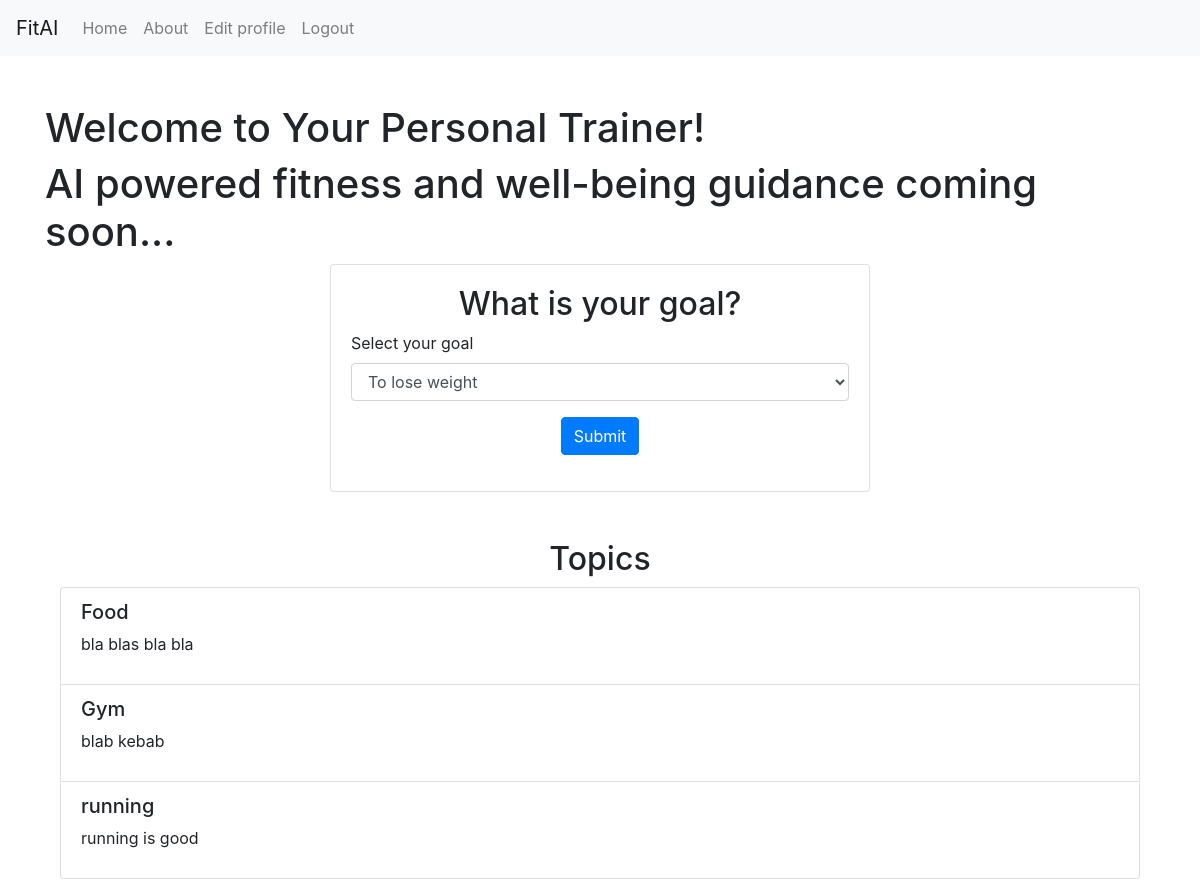
The app's page /user (signed in), older data.
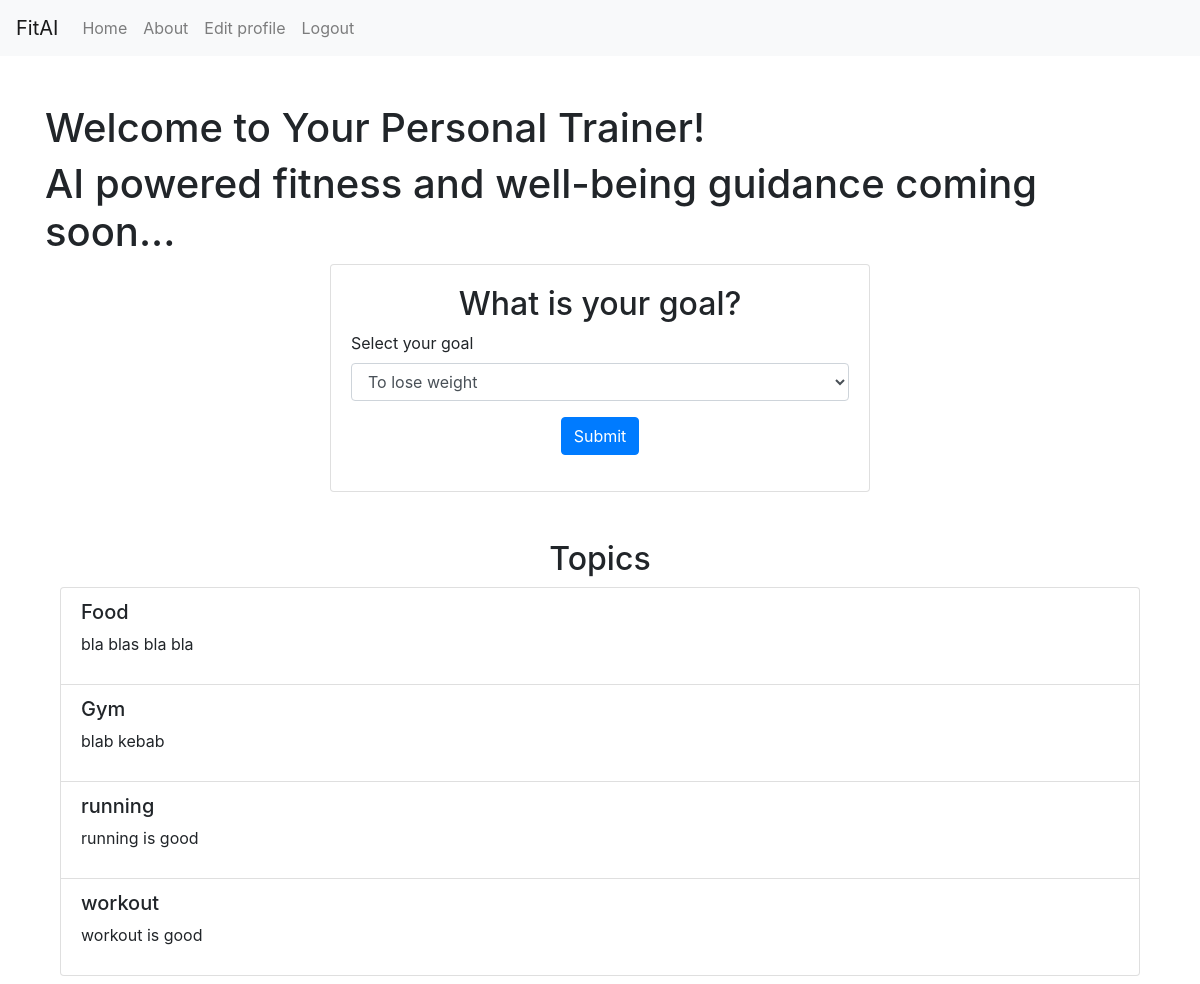
The same page, newer data.
### main.py (models this page shows, shortened)
class Topics(db.Model):
    id = db.Column(db.Integer, primary_key=True)
    title = db.Column(db.String(100), nullable=False)
    description = db.Column(db.Text, nullable=True)

### main.py (the view)
@app.route("/user", methods=["POST", "GET"])
def user():
    if "user" in session:
        email = session["email"]
        user = Users.query.filter_by(email=email).first()
        topics = Topics.query.all()  # לקבל את כל הנושאים
        if request.method == "POST":
            goal = request.form["goal"]
            db.session.commit()
            flash("Information updated successfully!", "success")
            return redirect(url_for("user"))
        return render_template("user.html", email=email, topics=topics)
    else:
        return redirect(url_for("login"))

### main.py (called while the page is built)
@app.context_processor
def inject_user():
    user_email = session.get("email")
    user_type = session.get("user_type")
    user = Users.query.filter_by(email=user_email).first() if user_email else None
    return dict(current_user=user)

### Templates/user.html (shortened to what this page needs)
{% extends "base.html" %}
{% block content %}
<div class="background-image">
    <div class="container mt-5">
        <div class="welcome-message">
            <h1>Welcome to Your Personal Trainer!</h1>
            <h1>AI powered fitness and well-being guidance coming soon...</h1>
        </div>
        <div class="row">
            <div class="col-md-6 offset-md-3">
                <div class="card">
                    <div class="card-body">
                        <h2 class="text-center">What is your goal?</h2>
                        <form action="/user" method="POST">
                            <div class="form-group">
                                <label for="goal">Select your goal</label>
                                <select name="goal" id="goal" class="form-control">
                                    <option value="lose_weight">To lose weight</option>
                                </select>
                            </div>
                            <div class="form-group text-center mt-3">
                                <input type="submit" class="btn btn-primary" value="Submit">
                            </div>
                        </form>
                    </div>
                </div>
            </div>
        </div>
        <div class="container mt-5">
            <h2 class="text-center">Topics</h2>
            <ul class="list-group">
                {% for topic in topics %}
                    <li class="list-group-item">
                        <h5>{{ topic.title }}</h5>
                        <p>{{ topic.description }}</p>
                    </li>
                {% endfor %}
            </ul>
        </div>
    </div>
</div>
{% endblock %}

### Templates/base.html (shortened to what this page needs)
<!DOCTYPE html>
<html lang="en">
<head>
    <link rel="stylesheet" href="https://stackpath.bootstrapcdn.com/bootstrap/4.3.1/css/bootstrap.min.css">
</head>
<body>
<nav class="navbar navbar-expand-lg navbar-light bg-light">
    <a class="navbar-brand" href="#">FitAI</a>
    <div class="collapse navbar-collapse" id="navbarNav">
        <ul class="navbar-nav">
            <li class="nav-item">
                <a class="nav-link" href="/home">Home</a>
            </li>
            <li class="nav-item">
                <a class="nav-link" href="/about">About</a>
            </li>
            <li class="nav-item">
                <a class="nav-link" href="/edit_user">Edit profile</a>
            </li>
            <li class="nav-item">
                <a class="nav-link" href="/logout">Logout</a>
            </li>
        </ul>
    </div>
</nav>
<div class="container-fluid">
    {% block content %}
    {% endblock %}
</div>
</body>
</html>

Row changes from the older to the newer data that the page shows:
added Topics: title "workout", description "workout is good"
